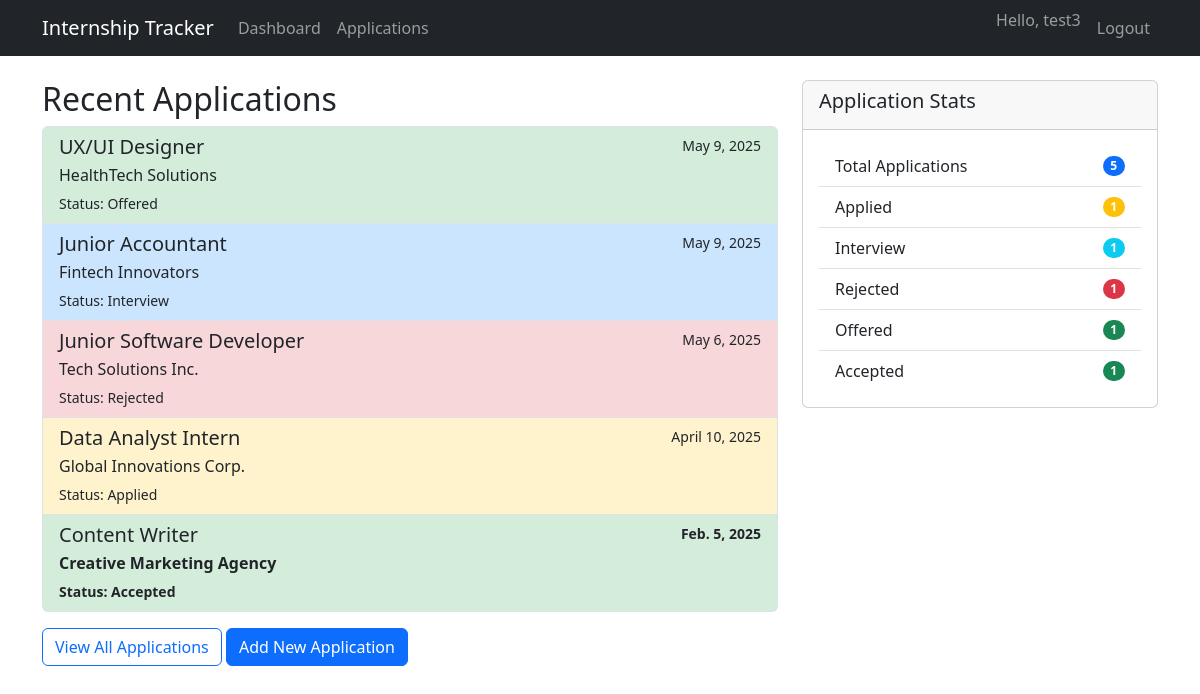
The app's page /dashboard/ (signed in) with its own data.
### tracker/models.py (models this page shows, shortened)
class Application(models.Model):
    user = models.ForeignKey(User, on_delete=models.CASCADE)
    company_name = models.CharField(max_length=100)
    position = models.CharField(max_length=100)
    application_date = models.DateField()
    status = models.CharField(max_length=20, choices=STATUS_CHOICES, default='applied')
    notes = models.TextField(blank=True, null=True)
    application_link = models.URLField(blank=True, null=True)
    contact_email = models.EmailField(blank=True, null=True)
    created_at = models.DateTimeField(auto_now_add=True)
    updated_at = models.DateTimeField(auto_now=True)
    class Meta:
        ordering = ['-application_date']

### tracker/views.py (the view)
# urls.py: path('dashboard/', views.dashboard, name='dashboard'),
@login_required
def dashboard(request):
    applications = Application.objects.filter(user=request.user)
    status_counts = {
        'applied': applications.filter(status='applied').count(),
        'interview': applications.filter(status='interview').count(),
        'rejected': applications.filter(status='rejected').count(),
        'offered': applications.filter(status='offered').count(),
        'accepted': applications.filter(status='accepted').count(),
    }
    context = {
        'applications': applications[:5],  # Show recent 5 applications
        'status_counts': status_counts,
        'total_applications': applications.count(),
    }
    return render(request, 'tracker/dashboard.html', context)

### tracker/templates/tracker/dashboard.html (shortened to what this page needs)
{% extends "tracker/base.html" %}
{% block content %}
<div class="row">
    <div class="col-md-8">
        <h2>Recent Applications</h2>
        {% if applications %}
            <div class="list-group">
                {% for application in applications %}
                    <a href="{% url 'application_detail' application.pk %}"
                       class="list-group-item list-group-item-action status-{{ application.status }}">
                        <div class="d-flex w-100 justify-content-between">
                            <h5 class="mb-1">{{ application.position }}</h5>
                            <small>{{ application.application_date }}</small>
                        </div>
                        <p class="mb-1">{{ application.company_name }}</p>
                        <small>Status: {{ application.get_status_display }}</small>
                    </a>
                {% endfor %}
            </div>
            <div class="mt-3">
                <a href="{% url 'application_list' %}" class="btn btn-outline-primary">View All Applications</a>
                <a href="{% url 'application_create' %}" class="btn btn-primary">Add New Application</a>
            </div>
        {% else %}
            <div class="alert alert-info">
                You haven't added any applications yet. <a href="{% url 'application_create' %}">Add your first application</a> to get started.
            </div>
        {% endif %}
    </div>
    <div class="col-md-4">
        <div class="card">
            <div class="card-header">
                <h5>Application Stats</h5>
            </div>
            <div class="card-body">
                <ul class="list-group list-group-flush">
                    <li class="list-group-item d-flex justify-content-between align-items-center">
                        Total Applications
                        <span class="badge bg-primary rounded-pill">{{ total_applications }}</span>
                    </li>
                    <li class="list-group-item d-flex justify-content-between align-items-center">
                        Applied
                        <span class="badge bg-warning rounded-pill">{{ status_counts.applied }}</span>
                    </li>
                    <li class="list-group-item d-flex justify-content-between align-items-center">
                        Interview
                        <span class="badge bg-info rounded-pill">{{ status_counts.interview }}</span>
                    </li>
                    <li class="list-group-item d-flex justify-content-between align-items-center">
                        Rejected
                        <span class="badge bg-danger rounded-pill">{{ status_counts.rejected }}</span>
                    </li>
                    <li class="list-group-item d-flex justify-content-between align-items-center">
                        Offered
                        <span class="badge bg-success rounded-pill">{{ status_counts.offered }}</span>
                    </li>
                    <li class="list-group-item d-flex justify-content-between align-items-center">
                        Accepted
                        <span class="badge bg-success rounded-pill">{{ status_counts.accepted }}</span>
                    </li>
                </ul>
            </div>
        </div>
    </div>
</div>
{% endblock %}

### tracker/templates/tracker/base.html (shortened to what this page needs)
<!DOCTYPE html>
<html lang="en">
<head>
    <link href="https://cdn.jsdelivr.net/npm/bootstrap@5.3.0/dist/css/bootstrap.min.css" rel="stylesheet">
    {% load crispy_forms_tags %}
</head>
<body>
    <nav class="navbar navbar-expand-lg navbar-dark bg-dark fixed-top">
        <div class="container">
            <a class="navbar-brand" href="{% url 'dashboard' %}">Internship Tracker</a>
            <div class="collapse navbar-collapse" id="navbarNav">
                <ul class="navbar-nav me-auto">
                    {% if user.is_authenticated %}
                        <li class="nav-item">
                            <a class="nav-link" href="{% url 'dashboard' %}">Dashboard</a>
                        </li>
                        <li class="nav-item">
                            <a class="nav-link" href="{% url 'application_list' %}">Applications</a>
                        </li>
                    {% endif %}
                </ul>
                <ul class="navbar-nav">
                    {% if user.is_authenticated %}
                        <li class="nav-item">
                            <span class="navbar-text me-2">Hello, {{ user.username }}</span>
                        </li>
                        <li class="nav-item">
                            <a class="nav-link" href="{% url 'logout' %}">Logout</a>
                        </li>
                    {% endif %}
                </ul>
            </div>
        </div>
    </nav>
    <div class="container mt-4">
        {% block content %}{% endblock %}
    </div>
</body>
</html>

### tracker/templates/tracker/base.html (style rules this page uses)
body { padding-top: 56px; }
.status-applied { background-color: #fff3cd; }
.status-interview { background-color: #cce5ff; }
.status-rejected { background-color: #f8d7da; }
.status-offered { background-color: #d4edda; }
.status-accepted { background-color: #d4edda; font-weight: bold; }

### records on screen
Application: position "UX/UI Designer", application_date "May 9, 2025", company_name "HealthTech Solutions", status "Offered"
Application: position "Junior Accountant", application_date "May 9, 2025", company_name "Fintech Innovators", status "Interview"
Application: position "Junior Software Developer", application_date "May 6, 2025", company_name "Tech Solutions Inc.", status "Rejected"
Application: position "Data Analyst Intern", application_date "April 10, 2025", company_name "Global Innovations Corp.", status "Applied"
Application: position "Content Writer", application_date "Feb. 5, 2025", company_name "Creative Marketing Agency", status "Accepted"

### other values on screen
{{ user.username }} "test3"
{{ total_applications }} "5"
{{ status_counts.applied }} "1"
{{ status_counts.interview }} "1"
{{ status_counts.rejected }} "1"
{{ status_counts.offered }} "1"
{{ status_counts.accepted }} "1"
